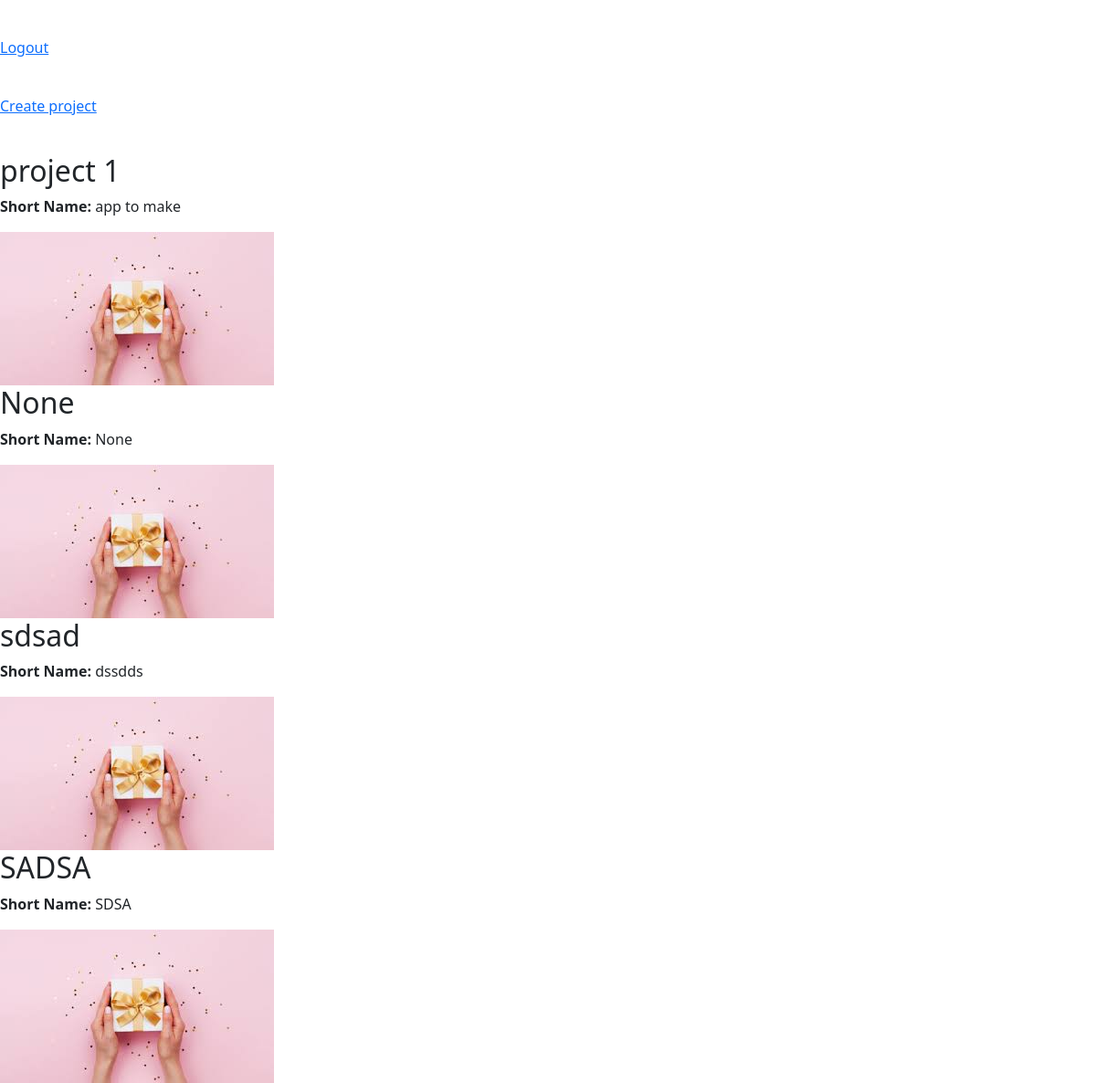
The app's page /portfolio_page/, older data.
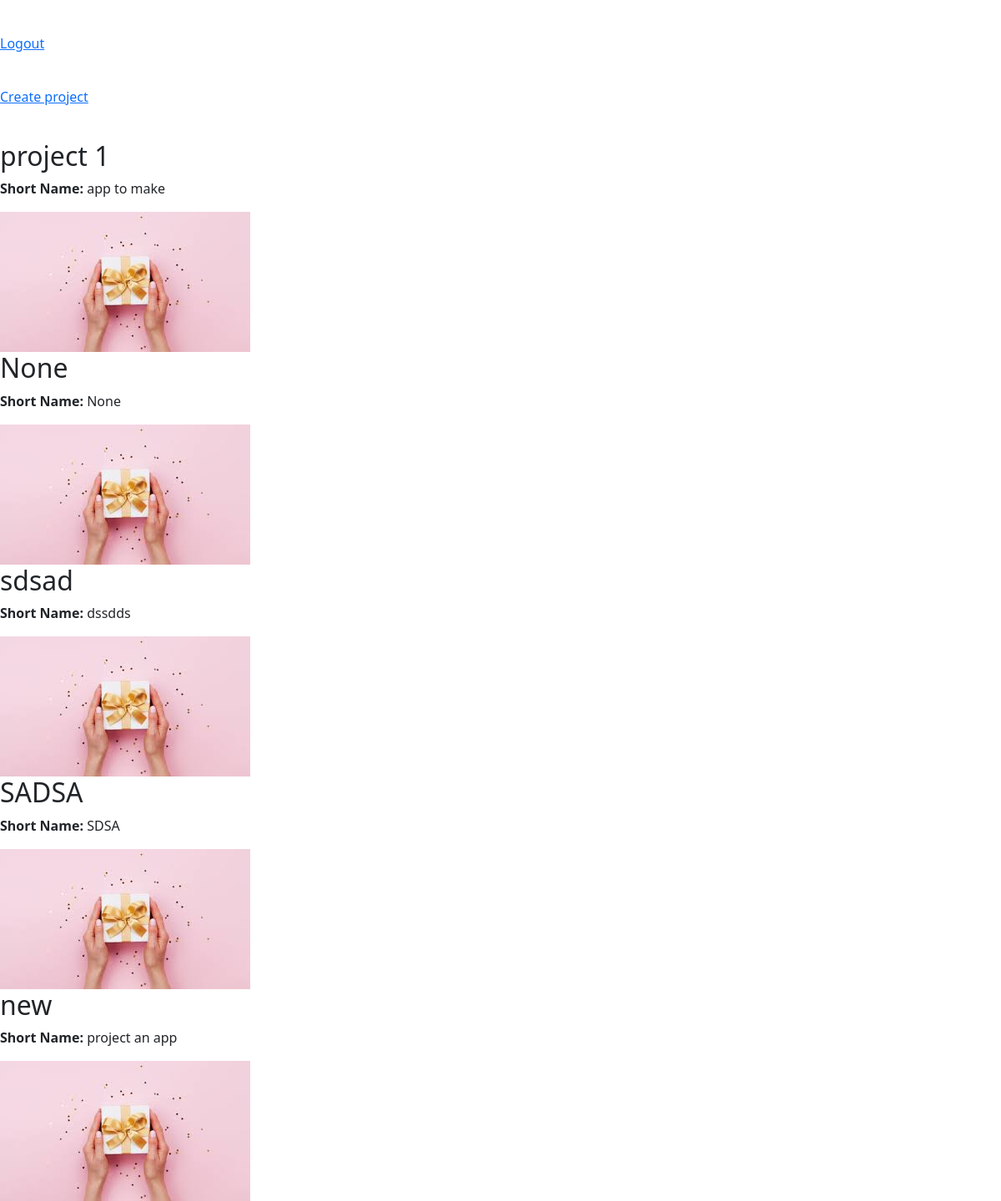
The same page, newer data.
### portfolio_app/models.py (models this page shows, shortened)
class ProjectModel(models.Model):
    image = models.ImageField(upload_to='portfolio_app/media/')
    title = models.CharField(max_length=255)
    short_name = models.CharField(max_length=50)
    slug = models.SlugField(max_length=255, unique=True, blank=True)

### portfolio_app/views.py (the view)
# urls.py: path('portfolio_page/', views.portfolio_page_view, name='portfolio_page'),
def portfolio_page_view(request):
    context = {}
    context['page_title'] = 'Portfolio Page'
    projects = ProjectModel.objects.all()
    context['projects'] = projects
    return render(request, 'portfolio_app/portfolio_page.html', context)

### portfolio_app/templates/portfolio_app/portfolio_page.html (shortened to what this page needs)
{% extends 'base.html' %}
{% load static %}
{% block content %}
<div class="toast-container position-fixed top-0 end-0 p-3">
</div>
<a style = "display: block; margin-top: 40px;" href="{% url 'logout_user' %}" >Logout</a></li>
<a style = "display: block; margin-top: 40px;" href="{% url 'create_project' %}" >Create project</a></li>
<div style="margin-top: 40px;">
    {% for project in projects %}
    <div class="project-card">
        <h2>{{ project.title }}</h2>
        <p><strong>Short Name:</strong> {{ project.short_name }}</p>
        <a href="{% url 'project_detail' project.id %}" ><img src="{{ project.image.url }}" alt="{{ project.title }}" style="max-width: 100%; height: auto;"></a>
    </div>
    {% endfor %}
</div>
{% endblock %}

### templates/base.html (shortened to what this page needs)
<!DOCTYPE html>
<html lang = "en">
    <head>
        {% load static %}
        {% block head %}
        <link href="https://cdn.jsdelivr.net/npm/bootstrap@5.3.3/dist/css/bootstrap.min.css" rel="stylesheet">
        <link rel = "stylesheet" href = "{% static 'style.css' %}">
        {% endblock %}
    </head>
    <body>
        {% block content %}
        {% endblock %}
    </body>
</html>

Row changes from the older to the newer data that the page shows:
added ProjectModel: title "new", short_name "project an app", image (picture)
